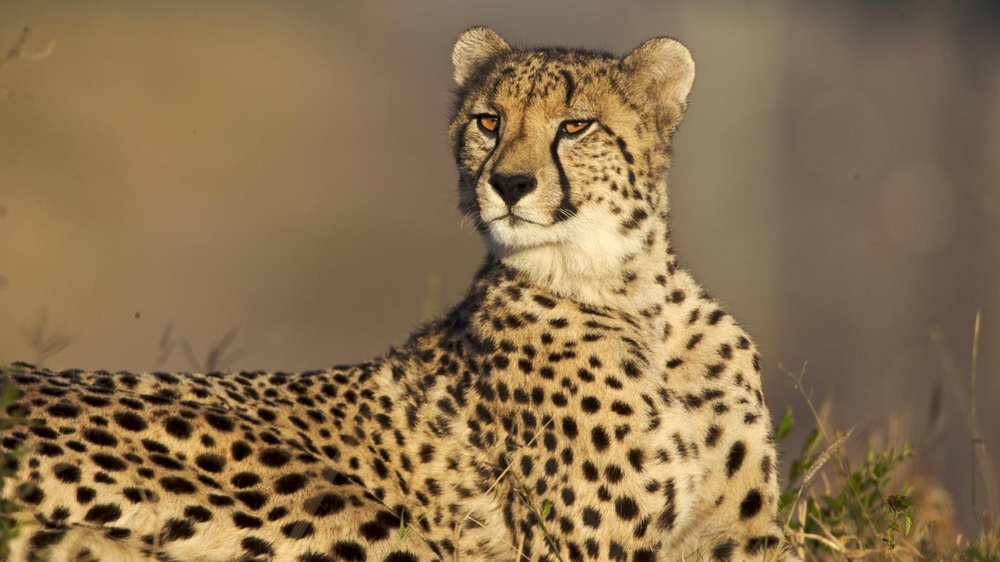
#> input picture cheetah.jpg, 1000 x 562 px, shrunk from 1900 x 1068 before the run
$ python BRIEF.py
#> lines starting #> are read from the running program, lines starting #| are printed output that depends on the picture
# Binary Robust Independent Elementary Features

import cv2
import numpy as np


cv2.namedWindow('Image', cv2.WINDOW_NORMAL)

img = cv2.imread("cheetah.jpg",0)
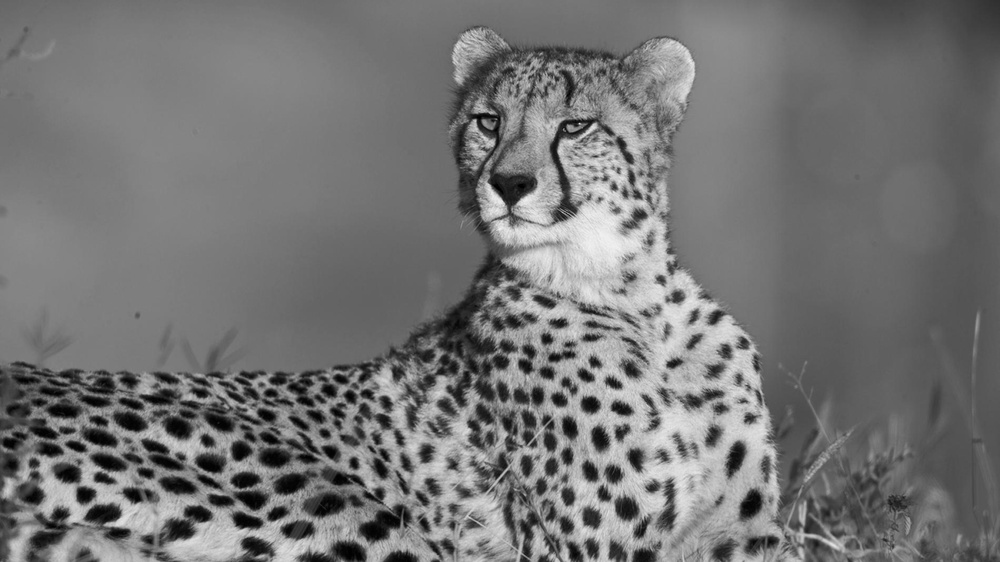
#> img: shape (562, 1000); min 0, max 241, mean 116.4
# Initiate STAR detector (CenSurE detector is called STAR detector in OpenCV)
star = cv2.xfeatures2d.StarDetector_create()

# Initiate BRIEF extractor

brief = cv2.xfeatures2d.BriefDescriptorExtractor_create()

# find the keypoints with STAR
kp = star.detect(img,None)
#> kp = 1042 keypoints; strongest (x, y, size): (491, 204, 22), (594, 126, 6), (572, 126, 22), (570, 128, 6)
# compute the descriptors with BRIEF
kp, des = brief.compute(img, kp)

img=cv2.drawKeypoints(img,kp,None,flags=cv2.DRAW_MATCHES_FLAGS_DRAW_RICH_KEYPOINTS)
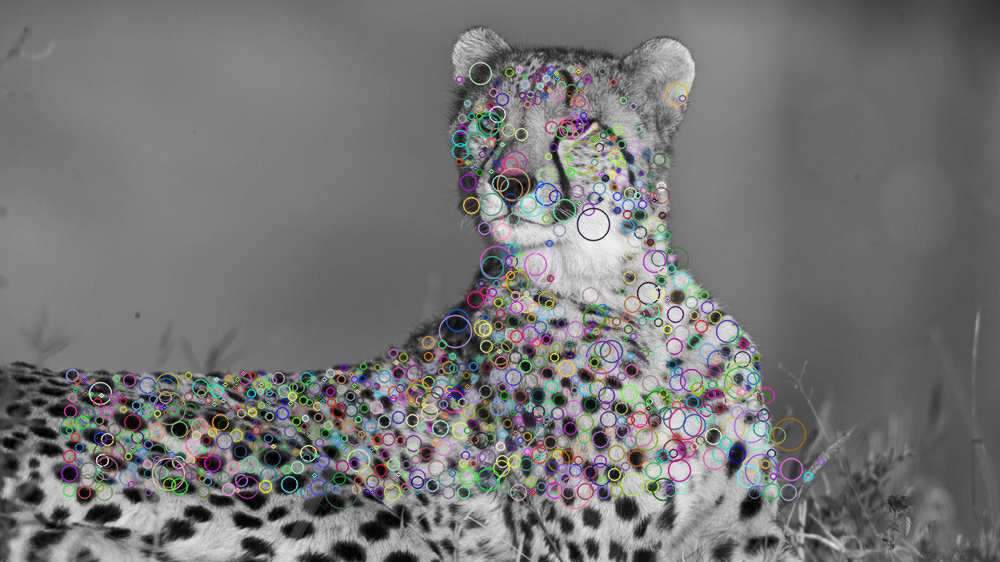
#> img: shape (562, 1000, 3); mean of channels 0, 1, 2 116.9, 116.9, 117.1; drawn as B, G, R

cv2.imshow("Image",img)

cv2.waitKey(0)

cv2.destroyAllWindows()
print(des.shape)
#| (1042, 32)
